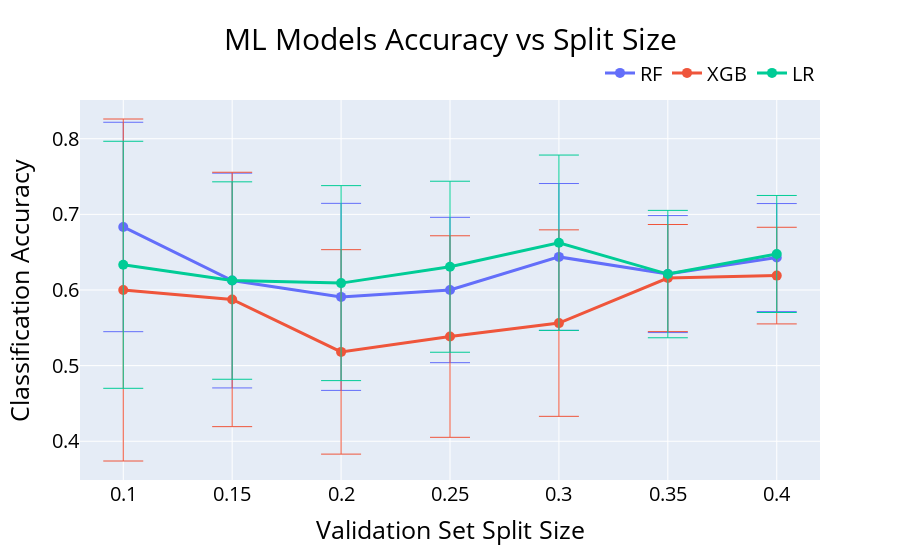

Notebook source saved alongside this figure:
### Code cell
from tqdm import tqdm
import matplotlib.pyplot as plt
import plotly.express as px
import plotly.graph_objs as go
import plotly.io as pio
import numpy as np

fig = go.Figure()
with open('ml_model_results.json', 'r') as f:
    model_results = json.load(f)

with open('lstm_model_results.json', 'r') as f:
    lstm_model_results = json.load(f)

for classifier, results in model_results.items():
    # Plot a line graph of test accuracy vs. test size
    test_sizes = list(results.keys())
    accuracies = [[trial[0] for trial in trials] for trials in results.values()]

    mean_accuracies = [np.mean(acc) for acc in accuracies]
    std_errors = [np.std(acc) for acc in accuracies]

    # Plot using plotly
    fig.add_trace(go.Scatter(
        x=test_sizes,
        y=mean_accuracies,
        mode='lines+markers',
        # ['Random Forest', 'XGBoost', 'Logistic Regression']
        name='RF' if 'Random' in classifier else 'XGB' if 'XGB' in classifier else 'LR',
        error_y=dict(
            type='data',
            array=std_errors,
            visible=True,
            thickness=1,
            width=20,
        ),
        line=dict(
            width=3,  # increase line width
        ),
        marker=dict(
            size=10,  # increase marker size
        )
    ))

# Update layout for better visualization (optional)
fig.update_layout(
    title=dict(text='ML Models Accuracy vs Split Size', font=dict(size=30, color='black'),
        x=0.5,  # Center the title
        xanchor='center'),
    xaxis_title=dict(text='Validation Set Split Size', font=dict(size=25, color='black')),
    yaxis_title=dict(text='Classification Accuracy', font=dict(size=25, color='black')),
    # legend_title='Legend',
    legend=dict(
        orientation='h',  # horizontal legend
        yanchor='bottom',  # anchor legend to the bottom
        y=1.02,  # position the legend slightly below the plot
        xanchor='right',
        x=1,
        font=dict(size=20, color='black')
    )
)

fig.update_xaxes(tickfont=dict(size=20, color='black'))
fig.update_yaxes(tickfont=dict(size=20, color='black'))

# Save the figure with high DPI and tight bounding box
filename = 'result_images/model_accuracy_vs_test_sizes_ml.png'
pio.write_image(fig, filename, format='png', scale=3)


fig.show()

### Figure 1 — Plotly figure (JSON) as saved in the notebook; plotly's stock layout.template omitted (floating-point values rounded to 4 significant figures)
{"data": [{"error_y": {"array": [0.1384, 0.142, 0.1236, 0.09608, 0.09703, 0.07735, 0.07143], "thickness": 1, "type": "data", "visible": true, "width": 20}, "line": {"width": 3}, "marker": {"size": 10}, "mode": "lines+markers", "name": "RF", "type": "scatter", "x": ["0.1", "0.15", "0.2", "0.25", "0.3", "0.35", "0.4"], "y": [0.6833, 0.6125, 0.5909, 0.6, 0.6438, 0.6211, 0.6429]}, {"error_y": {"array": [0.2261, 0.1682, 0.1351, 0.1332, 0.1233, 0.07081, 0.06389], "thickness": 1, "type": "data", "visible": true, "width": 20}, "line": {"width": 3}, "marker": {"size": 10}, "mode": "lines+markers", "name": "XGB", "type": "scatter", "x": ["0.1", "0.15", "0.2", "0.25", "0.3", "0.35", "0.4"], "y": [0.6, 0.5875, 0.5182, 0.5385, 0.5563, 0.6158, 0.619]}, {"error_y": {"array": [0.1633, 0.1305, 0.1289, 0.1131, 0.1159, 0.08421, 0.07737], "thickness": 1, "type": "data", "visible": true, "width": 20}, "line": {"width": 3}, "marker": {"size": 10}, "mode": "lines+markers", "name": "LR", "type": "scatter", "x": ["0.1", "0.15", "0.2", "0.25", "0.3", "0.35", "0.4"], "y": [0.6333, 0.6125, 0.6091, 0.6308, 0.6625, 0.6211, 0.6476]}], "layout": {"legend": {"font": {"color": "black", "size": 20}, "orientation": "h", "x": 1, "xanchor": "right", "y": 1.02, "yanchor": "bottom"}, "title": {"font": {"color": "black", "size": 30}, "text": "ML Models Accuracy vs Split Size", "x": 0.5, "xanchor": "center"}, "xaxis": {"tickfont": {"color": "black", "size": 20}, "title": {"font": {"color": "black", "size": 25}, "text": "Validation Set Split Size"}}, "yaxis": {"tickfont": {"color": "black", "size": 20}, "title": {"font": {"color": "black", "size": 25}, "text": "Classification Accuracy"}}}}
